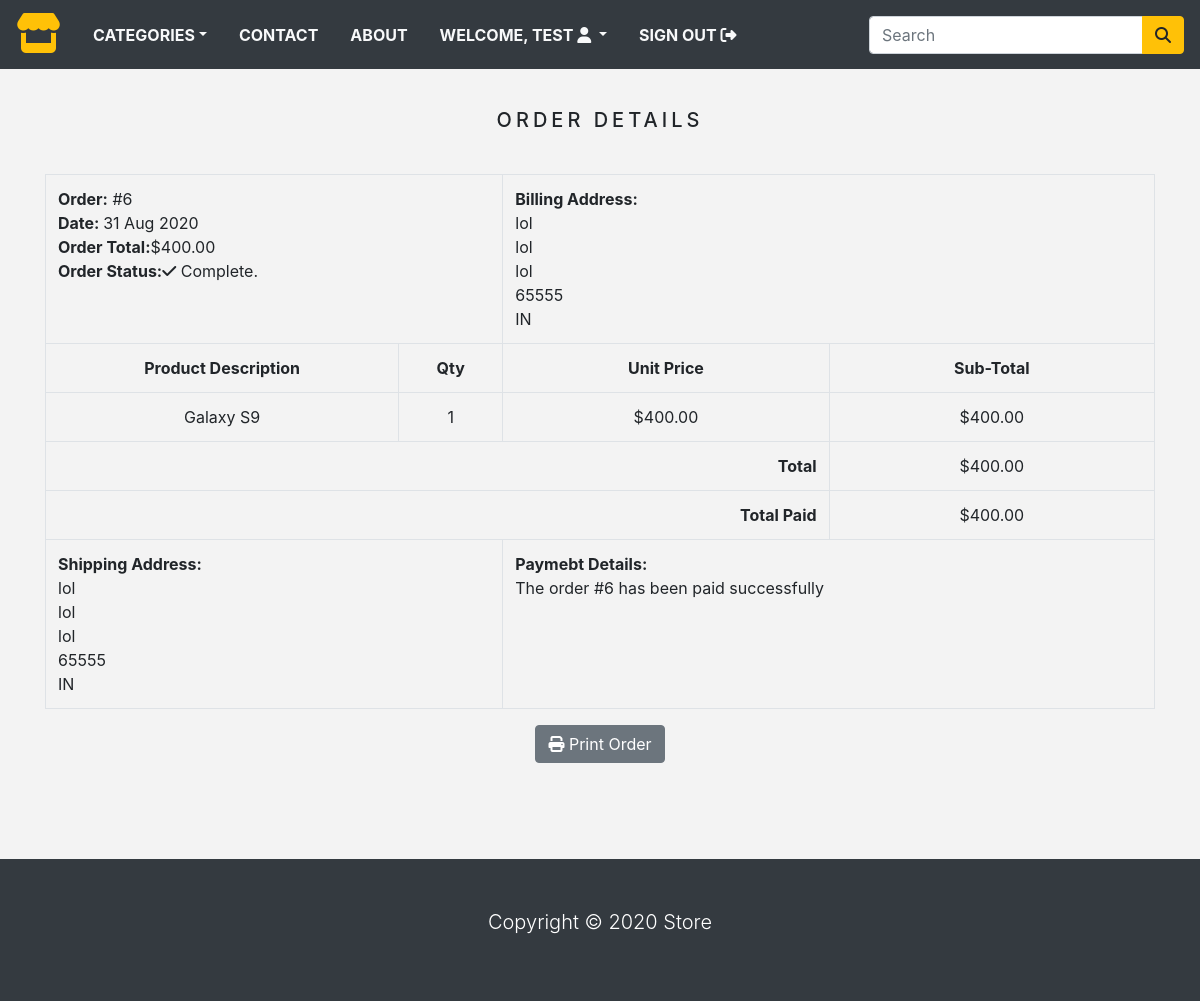
/order/6 (signed in), run on the app's committed database.
### store/models.py (models this page shows, shortened)
class Order(models.Model):
    token = models.CharField(max_length=250, blank=True)
    total = models.DecimalField(max_digits=10, decimal_places=2, verbose_name= "INR Order Total")
    emailAddress = models.EmailField(max_length=250, blank= True, verbose_name= "Email Address")
    created = models.DateTimeField(auto_now_add=True)
    billingName = models.CharField(max_length=250, blank=True)
    billingAddress1 = models.CharField(max_length=250, blank=True)
    billingCity = models.CharField(max_length=250, blank=True)
    billingPostcode = models.CharField(max_length=250, blank=True)
    billingCountry = models.CharField(max_length=250, blank=True)
    shippingName = models.CharField(max_length=250, blank=True)
    shippingAddress1 = models.CharField(max_length=250, blank=True)
    shippingCity = models.CharField(max_length=250, blank=True)
    shippingPostcode = models.CharField(max_length=250, blank=True)
    shippingCountry = models.CharField(max_length=250, blank=True)
    class Meta:
        db_table = 'Order'
        ordering = ['-created']

class OrderItem(models.Model):
    product = models.CharField(max_length=250)
    quantity = models.IntegerField()
    price = models.DecimalField(max_digits=10, decimal_places=2, verbose_name="INR Price")
    order = models.ForeignKey(Order, on_delete=models.CASCADE)
    class Meta:
        db_table = 'OrderItem'
    def sub_total(self):
        return self.quantity * self.price

### store/views.py (the view)
# urls.py: path('order/<int:order_id>', views.viewOrder, name='order_detail'),
@login_required(redirect_field_name='next', login_url='signin')
def viewOrder(request, order_id):
    if request.user.is_authenticated:
        email = str(request.user.email)
        order = Order.objects.get(id=order_id, emailAddress=email)
        order_items = OrderItem.objects.filter(order=order)
    return render(request, 'order_detail.html', {'order': order, 'order_items': order_items})

### store/context_processor.py (called while the page is built)
def counter(request):
    item_count = 0
    if 'admin' in request.path:
        return {}
    else:
        try:
            cart = Cart.objects.filter(cart_id = _cart_id(request))
            cart_items = CartItem.objects.all().filter(cart=cart[:1])
            for cart_item in cart_items:
                item_count += cart_item.quantity
        except Cart.DoesNotExist:
            item_count = 0
        return dict(item_count = item_count)

def menu_links(request):
    links = Category.objects.all()
    return dict(links = links)

### store/models.py (called while the page is built)
    def get_url(self):
        return reverse('products_by_category', args=[self.slug])

### store/views.py (called while the page is built)
def _cart_id(request):
    cart = request.session.session_key
    if not cart:
        cart = request.session.create()
    return cart

### store/templates/order_detail.html (shortened to what this page needs)
{% extends 'base.html' %}
{% load static %}
{% block content %}
    <div class="container">
    <div class="text-center">
      <br>
      <h1 class="text-center product_title">
        Order Details
      </h1>
      <br>
      <table class="table table-bordered">
        <tr>
          <td class="text-left" colspan="2">
            <b>Order:</b> #{{ order.id }} <br>
            <b>Date: </b>{{ order.created|date:"d M Y" }} <br>
            <b>Order Total:</b>${{ order.total }} <br>
            <b>Order Status:</b><i class="fas fa-check"></i> Complete.
          </td>
          <td class="text-left" colspan="2">
            <b>Billing Address: </b> <br>
            {{ order.billingName }} <br>
            {{ order.billingAddress1 }} <br>
            {{ order.billingCity }} <br>
            {{ order.billingPostcode }} <br>
            {{ order.billingCountry }} <br>
          </td>
        </tr>
        <tr>
          <td><b>Product Description</b></td>
          <td><b>Qty</b></td>
          <td><b>Unit Price</b></td>
          <td><b>Sub-Total</b></td>
        </tr>
        {% for item in order_items %}
          <tr>
            <td>{{ item.product }}</td>
            <td>{{ item.quantity }}</td>
            <td>${{ item.price }}</td>
            <td>${{ item.sub_total }}</td>
          </tr>
        {% endfor %}
        <tr>
          <td class="text-right" colspan="3"><b>Total</b></td>
          <td>${{ order.total }}</td>
        </tr>
        <tr>
          <td class="text-right" colspan="3"><b>Total Paid</b></td>
          <td>${{ order.total }}</td>
        </tr>
        <tr>
          <td class="text-left" colspan="2">
            <b>Shipping Address:</b> <br>
            {{ order.shippingName }} <br>
            {{ order.shippingAddress1 }} <br>
            {{ order.shippingCity }} <br>
            {{ order.shippingPostcode }} <br>
            {{ order.shippingCountry }} <br>
          </td>
          <td class="text-left" colspan="2">
            <b>Paymebt Details:</b> <br>
            The order #{{ order.id }} has been paid successfully
          </td>
        </tr>
      </table>
      <button class="btn btn-secondary" onclick="window.print();">
        <i class="fas fa-print"></i>
        Print Order
      </button>
    </div>
  </div>
    <br><br>
{% endblock %}

### store/templates/navbar.html (shortened to what this page needs)
<nav class="navbar navbar-expand-md navbar-light bg-dark">
  <a href="/" class="navbar-brand"><i class="fas fa-store text-warning fa-2x"></i></a>
  <div class="collapse navbar-collapse justify-content-between" id="nav">
  <ul class="navbar-nav">
    <li class="nav-item dropdown"><a class="nav-link text-light text-uppercase font-weight-bold px-3 dropdown-toggle"
      href="" data-toggle="dropdown">Categories</a>
    </li>
    <li class="nav-item"><a class="nav-link text-light text-uppercase font-weight-bold px-3" href="{% url 'contact' %}">Contact</a></li>
    <li class="nav-item"><a class="nav-link text-light text-uppercase font-weight-bold px-3" href="">About</a></li>
    {% if request.user.is_authenticated and request.user.first_name %}
      <li class="nav-item dropdown">
        <a class="nav-link text-light text-uppercase font-weight-bold px-3 dropdown-toggle" data-toggle="dropdown">
          Welcome, {{ request.user.first_name }} <i class="fas fa-user circle"></i>
        </a>
      </li>
      <li class="nav-item">
        <a class="nav-link text-light text-uppercase font-weight-bold px-3" href="{% url 'signout' %}">
          Sign Out <i class="fas fa-sign-out-alt"></i>
        </a>
      </li>
    {% endif %}
  </ul>
  <form class="form-inline ml-3" action="{% url 'search' %}", method="GET">
    <div class="input-group">
      <input type="text" name="title" class="form-control" placeholder="Search">
      <div class="input-group-append">
        <button type="submit" class="btn btn-warning"><i class="fas fa-search"></i></button>
      </div>
    </div>
  </form>
  </div>
</nav>

### store/static/css/base.css (style rules this page uses)
body { background: #f3f3f3; }
.product_title { font-size: 20px; text-transform: uppercase; letter-spacing: .2em; padding-top: 15px; padding-bottom: 10px; }

### data on the page
Order: id "6", created "31 Aug 2020", total "400.00", billingName "lol", billingAddress1 "lol", billingCity "lol", billingPostcode "65555", billingCountry "IN", shippingName "lol", shippingAddress1 "lol", shippingCity "lol", shippingPostcode "65555", shippingCountry "IN"
OrderItem: product "Galaxy S9", quantity "1", price "400.00", sub_total "400.00"

### other printed values
{{ request.user.first_name }} "TEST"
